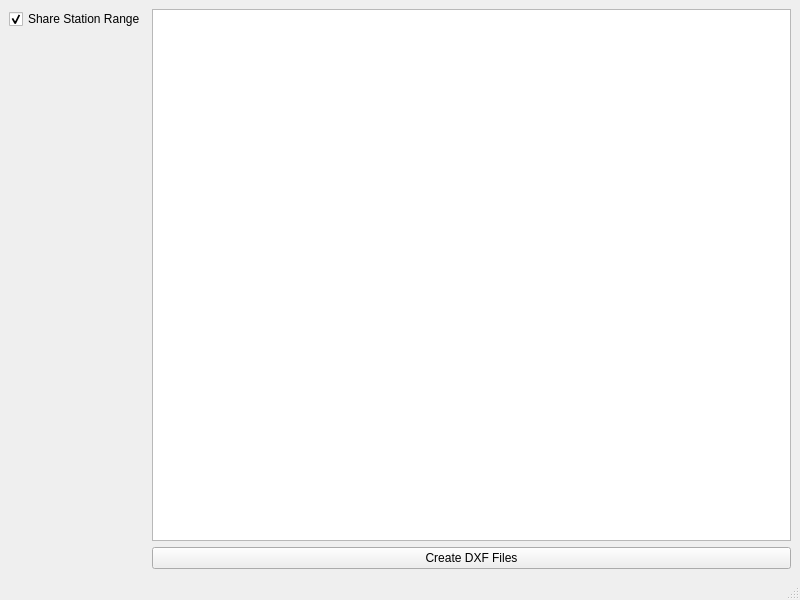
<?xml version="1.0" encoding="UTF-8"?>
<ui version="4.0">
 <class>MainWindow</class>
 <widget class="QMainWindow" name="MainWindow">
  <property name="geometry">
   <rect>
    <x>0</x>
    <y>0</y>
    <width>800</width>
    <height>600</height>
   </rect>
  </property>
  <property name="windowTitle">
   <string>MainWindow</string>
  </property>
  <widget class="QWidget" name="centralWidget">
   <layout class="QGridLayout" name="gridLayout">
    <item row="0" column="1">
     <widget class="QTableWidget" name="tableWidget">
      <property name="sizePolicy">
       <sizepolicy hsizetype="Expanding" vsizetype="Expanding">
        <horstretch>0</horstretch>
        <verstretch>0</verstretch>
       </sizepolicy>
      </property>
      <property name="minimumSize">
       <size>
        <width>0</width>
        <height>0</height>
       </size>
      </property>
      <property name="frameShadow">
       <enum>QFrame::Sunken</enum>
      </property>
      <property name="sizeAdjustPolicy">
       <enum>QAbstractScrollArea::AdjustIgnored</enum>
      </property>
      <property name="editTriggers">
       <set>QAbstractItemView::NoEditTriggers</set>
      </property>
      <property name="alternatingRowColors">
       <bool>true</bool>
      </property>
      <property name="showGrid">
       <bool>true</bool>
      </property>
      <property name="sortingEnabled">
       <bool>true</bool>
      </property>
      <attribute name="horizontalHeaderCascadingSectionResizes">
       <bool>false</bool>
      </attribute>
      <attribute name="horizontalHeaderMinimumSectionSize">
       <number>50</number>
      </attribute>
      <attribute name="horizontalHeaderDefaultSectionSize">
       <number>100</number>
      </attribute>
      <attribute name="horizontalHeaderShowSortIndicator" stdset="0">
       <bool>true</bool>
      </attribute>
      <attribute name="horizontalHeaderStretchLastSection">
       <bool>false</bool>
      </attribute>
     </widget>
    </item>
    <item row="0" column="0" alignment="Qt::AlignTop">
     <widget class="QCheckBox" name="shareRangeCheckBox">
      <property name="sizePolicy">
       <sizepolicy hsizetype="Fixed" vsizetype="Fixed">
        <horstretch>0</horstretch>
        <verstretch>0</verstretch>
       </sizepolicy>
      </property>
      <property name="text">
       <string>Share Station Range</string>
      </property>
      <property name="checked">
       <bool>true</bool>
      </property>
     </widget>
    </item>
    <item row="1" column="1">
     <widget class="QPushButton" name="mkdxfButton">
      <property name="text">
       <string>Create DXF Files</string>
      </property>
     </widget>
    </item>
   </layout>
  </widget>
  <widget class="QMenuBar" name="mainMenu">
   <property name="geometry">
    <rect>
     <x>0</x>
     <y>0</y>
     <width>800</width>
     <height>21</height>
    </rect>
   </property>
  </widget>
  <widget class="QStatusBar" name="statusBar"/>
 </widget>
 <resources/>
 <connections/>
</ui>
